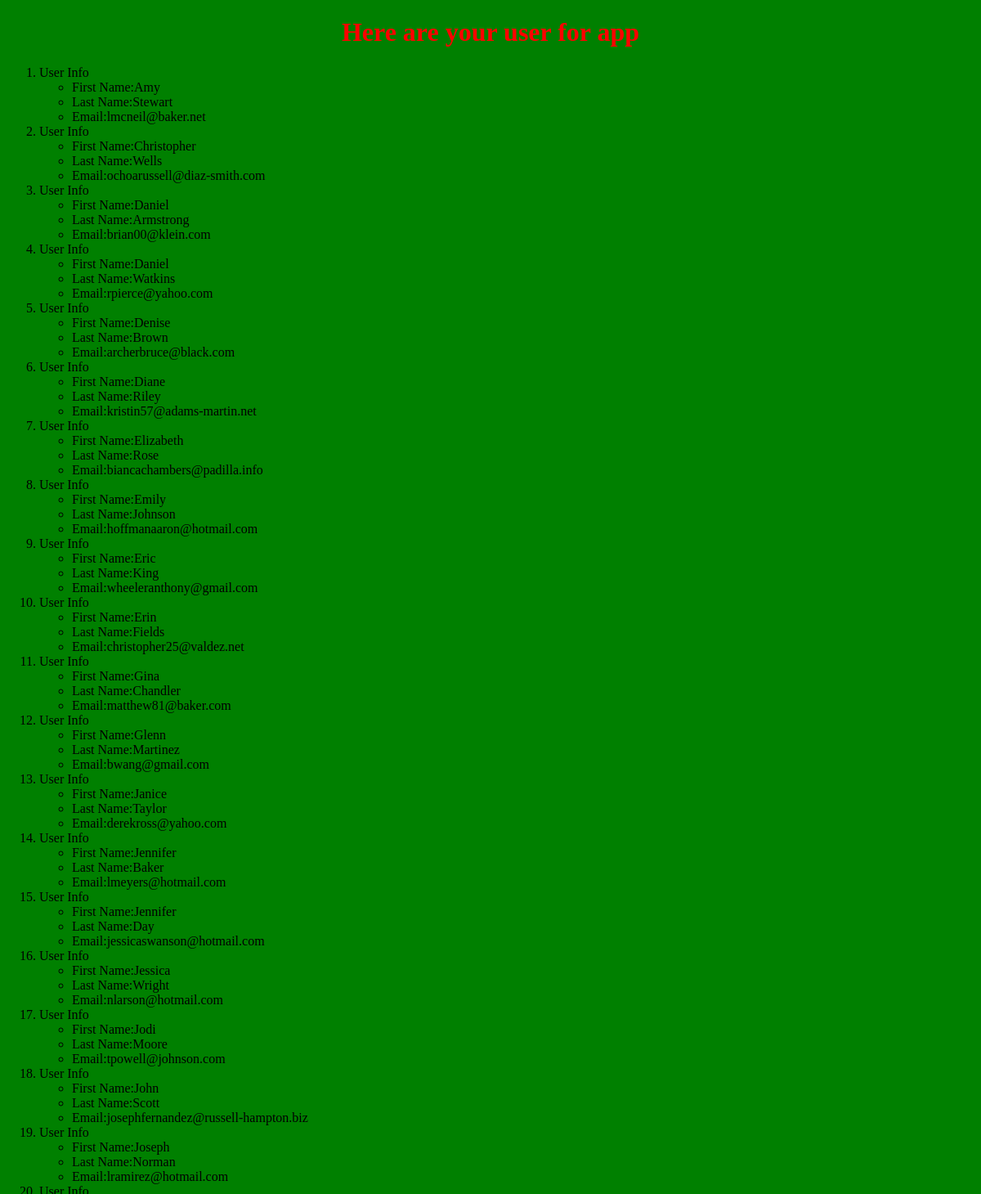
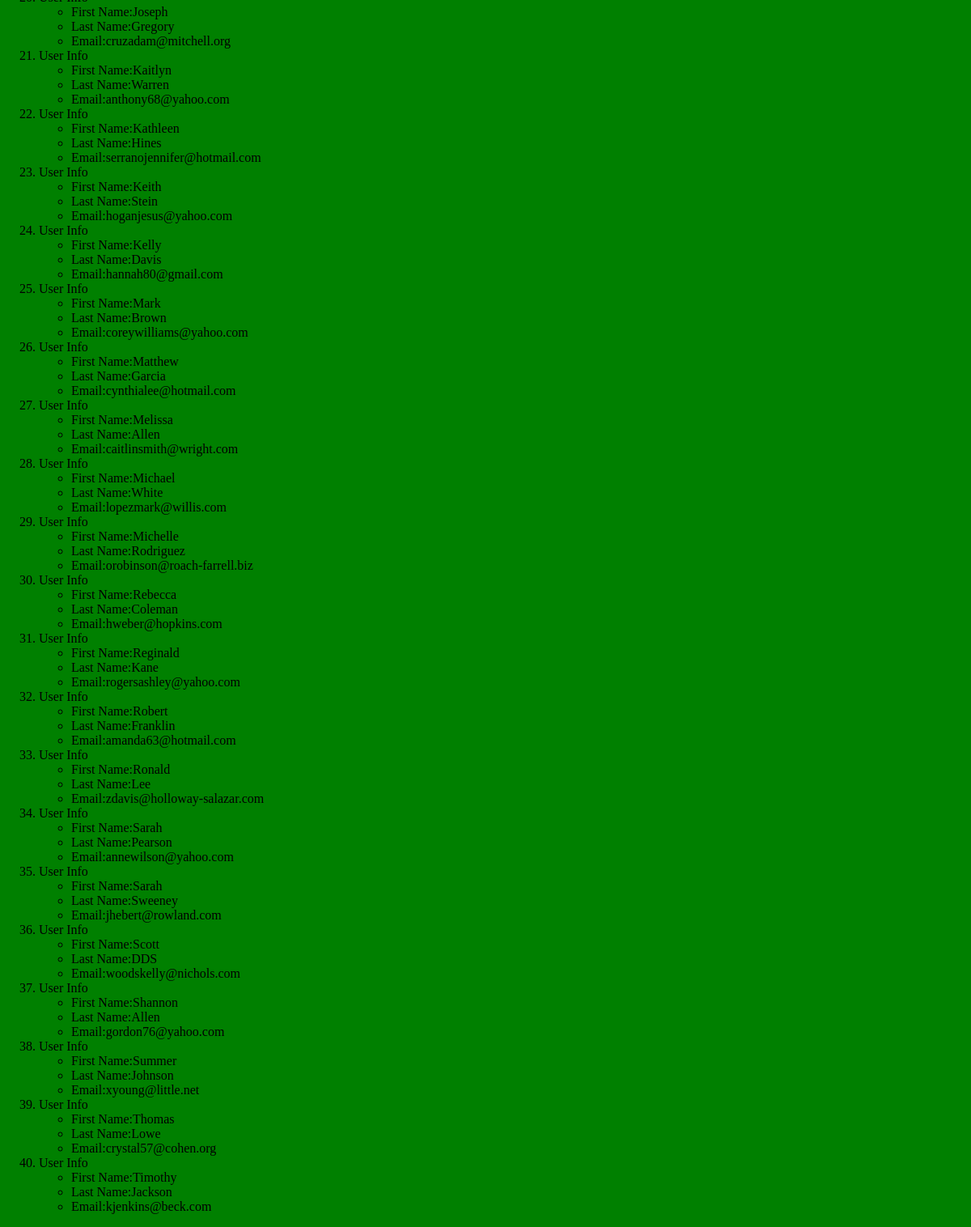
/users/, run on the app's committed database (2 pictures, top to bottom).
### app/models1.py (models this page shows)
class User(models.Model):
    first_name=models.CharField(max_length=128)
    last_name=models.CharField(max_length=128)
    email=models.EmailField(max_length=264,unique=True)

### app/views.py (the view)
def user(request):
    user_list=User.objects.order_by('first_name')
    user_dict={'users':user_list}
    return render(request,'app/index2.html',context=user_dict)

### template/app/index2.html (shortened to what this page needs)
{% load staticfiles %}
<!DOCTYPE html>
<html lang="en" dir="ltr">
  <head>
    <link rel="stylesheet" href="{% static "app/css/style.css" %}">
  </head>
  <body>
    <h1>Here are your user for app</h1>
    {% if users%}
    <ol>
      {% for person in users %}
      <li>User Info</li>
      <ul>
        <li>First Name:{{person.first_name}}</li>
        <li>Last Name:{{person.last_name}}</li>
        <li>Email:{{person.email}}</li>
      </ul>
      {% endfor %}
    </ol>
    {% endif %}
  </body>
</html>

### static/app/css/style.css (style rules this page uses)
h1,h2 { color:red; text-align: center; }
h1 { color:red; }
body { background: green; }

### data on the page
User: first_name "Amy", last_name "Stewart", email "lmcneil@baker.net"
User: first_name "Christopher", last_name "Wells", email "ochoarussell@diaz-smith.com"
User: first_name "Daniel", last_name "Armstrong", email "brian00@klein.com"
User: first_name "Daniel", last_name "Watkins", email "rpierce@yahoo.com"
User: first_name "Denise", last_name "Brown", email "archerbruce@black.com"
User: first_name "Diane", last_name "Riley", email "kristin57@adams-martin.net"
User: first_name "Elizabeth", last_name "Rose", email "biancachambers@padilla.info"
User: first_name "Emily", last_name "Johnson", email "hoffmanaaron@hotmail.com"
User: first_name "Eric", last_name "King", email "wheeleranthony@gmail.com"
User: first_name "Erin", last_name "Fields", email "christopher25@valdez.net"
User: first_name "Gina", last_name "Chandler", email "matthew81@baker.com"
User: first_name "Glenn", last_name "Martinez", email "bwang@gmail.com"
User: first_name "Janice", last_name "Taylor", email "derekross@yahoo.com"
User: first_name "Jennifer", last_name "Baker", email "lmeyers@hotmail.com"
User: first_name "Jennifer", last_name "Day", email "jessicaswanson@hotmail.com"
User: first_name "Jessica", last_name "Wright", email "nlarson@hotmail.com"
User: first_name "Jodi", last_name "Moore", email "tpowell@johnson.com"
User: first_name "John", last_name "Scott", email "josephfernandez@russell-hampton.biz"
User: first_name "Joseph", last_name "Norman", email "lramirez@hotmail.com"
User: first_name "Joseph", last_name "Gregory", email "cruzadam@mitchell.org"
User: first_name "Kaitlyn", last_name "Warren", email "anthony68@yahoo.com"
User: first_name "Kathleen", last_name "Hines", email "serranojennifer@hotmail.com"
User: first_name "Keith", last_name "Stein", email "hoganjesus@yahoo.com"
User: first_name "Kelly", last_name "Davis", email "hannah80@gmail.com"
User: first_name "Mark", last_name "Brown", email "coreywilliams@yahoo.com"
User: first_name "Matthew", last_name "Garcia", email "cynthialee@hotmail.com"
User: first_name "Melissa", last_name "Allen", email "caitlinsmith@wright.com"
User: first_name "Michael", last_name "White", email "lopezmark@willis.com"
User: first_name "Michelle", last_name "Rodriguez", email "orobinson@roach-farrell.biz"
User: first_name "Rebecca", last_name "Coleman", email "hweber@hopkins.com"
User: first_name "Reginald", last_name "Kane", email "rogersashley@yahoo.com"
User: first_name "Robert", last_name "Franklin", email "amanda63@hotmail.com"
User: first_name "Ronald", last_name "Lee", email "zdavis@holloway-salazar.com"
User: first_name "Sarah", last_name "Pearson", email "annewilson@yahoo.com"
User: first_name "Sarah", last_name "Sweeney", email "jhebert@rowland.com"
User: first_name "Scott", last_name "DDS", email "woodskelly@nichols.com"
User: first_name "Shannon", last_name "Allen", email "gordon76@yahoo.com"
User: first_name "Summer", last_name "Johnson", email "xyoung@little.net"
User: first_name "Thomas", last_name "Lowe", email "crystal57@cohen.org"
User: first_name "Timothy", last_name "Jackson", email "kjenkins@beck.com"
